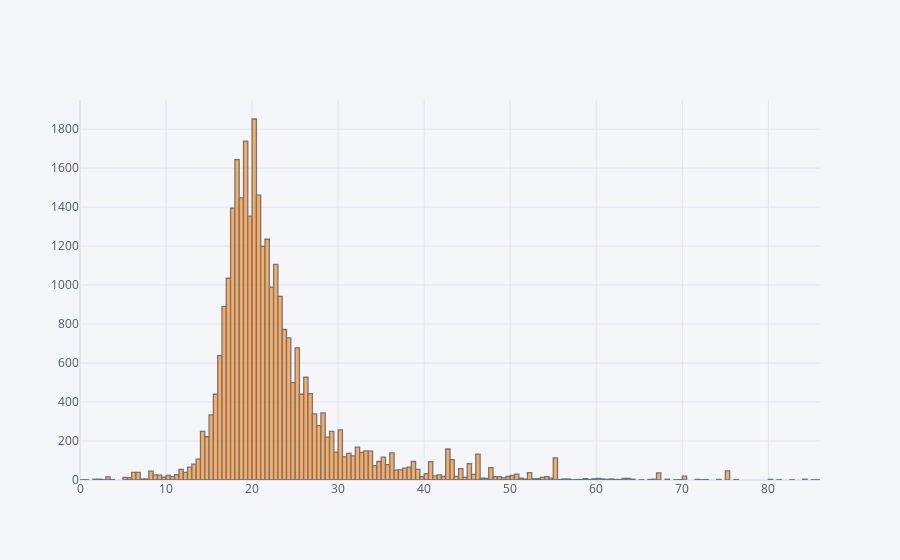

This figure's notebook cell:
### Code cell
residential_df.eval("price/space").iplot(kind="hist")

### Figure 1 — Plotly figure (JSON) as saved in the notebook; plotly's stock layout.template omitted (floating-point values rounded to 4 significant figures; data arrays with more than 128 entries replaced by an {"elided": "..."} marker saying what was removed)
{"data": [{"histfunc": "count", "histnorm": "", "marker": {"color": "rgba(255, 153, 51, 1.0)", "line": {"color": "#4D5663", "width": 1.3}}, "opacity": 0.8, "orientation": "v", "type": "histogram", "x": {"elided": "30078 float values"}}], "layout": {"barmode": "overlay", "legend": {"bgcolor": "#F5F6F9", "font": {"color": "#4D5663"}}, "paper_bgcolor": "#F5F6F9", "plot_bgcolor": "#F5F6F9", "title": {"font": {"color": "#4D5663"}}, "xaxis": {"gridcolor": "#E1E5ED", "showgrid": true, "tickfont": {"color": "#4D5663"}, "title": {"font": {"color": "#4D5663"}, "text": ""}, "zerolinecolor": "#E1E5ED"}, "yaxis": {"gridcolor": "#E1E5ED", "showgrid": true, "tickfont": {"color": "#4D5663"}, "title": {"font": {"color": "#4D5663"}, "text": ""}, "zerolinecolor": "#E1E5ED"}}}
